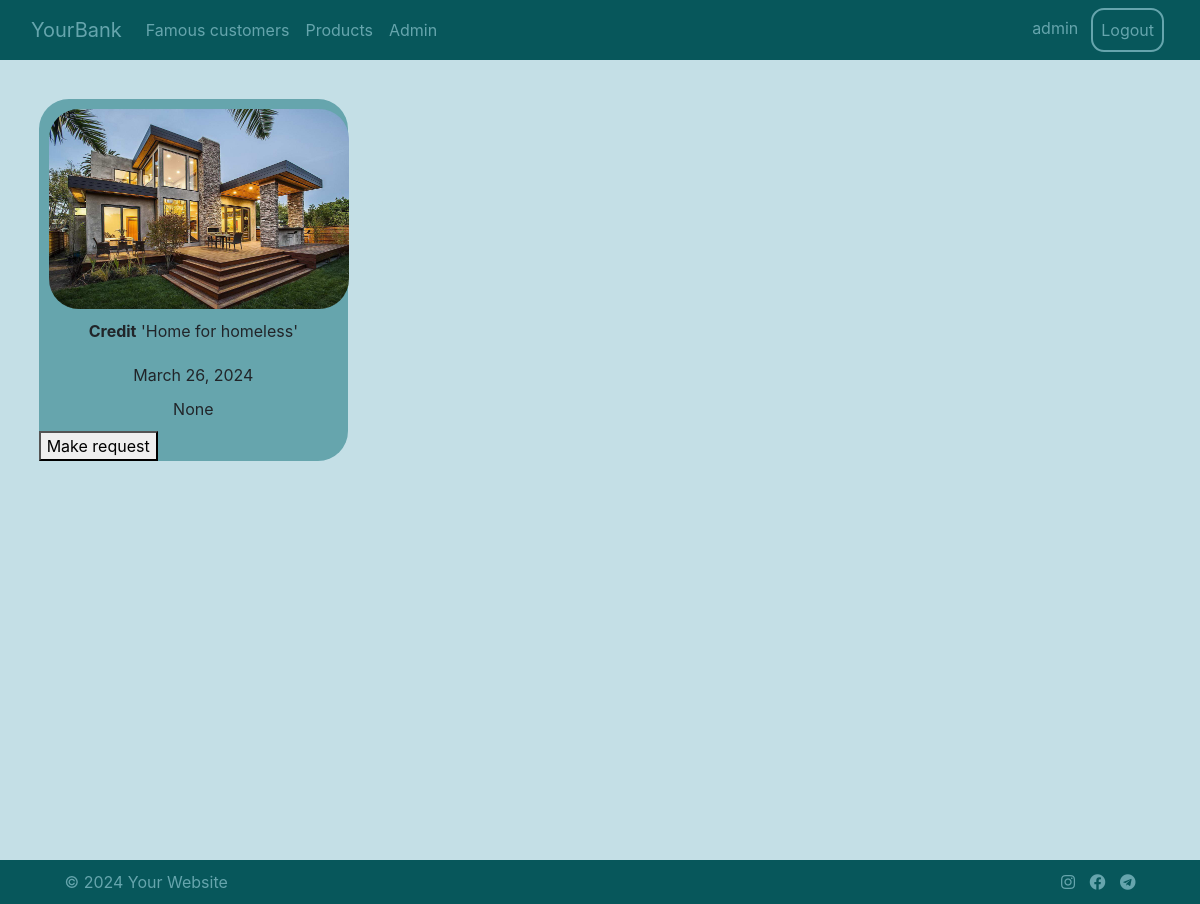
/products/1/ (signed in), run on the app's committed database.
### web_bank/models.py (models this page shows)
class Product(models.Model):
    product_name = models.CharField(
        max_length=50,
        verbose_name='product_name',
        blank=False,
        null=False
    )
    cred_type = models.CharField(
        max_length=50,
        verbose_name='type',
        blank=False,
        null=False
    )
    clients = models.ManyToManyField(
        'Client',
        verbose_name='clients',
        blank=True
    )
    description = models.TextField(
        blank=True,
        null=True
    )
    start_date = models.DateField(
        verbose_name='start_date',
        validators=[MaxValueValidator(datetime.date.today())]
    )
    end_date = models.DateField(
        verbose_name='end_date',
        validators=[MinValueValidator(datetime.date.today())],
        blank=True,
        null=True
    )
    image = models.ImageField(
        upload_to='photos/',
        blank=True,
        verbose_name="Product image"
    )
    class Meta:
        indexes = [models.Index(fields=['product_name'])]
        verbose_name = 'Product'
        verbose_name_plural = 'Products'
        ordering = ['product_name']

### web_bank/views.py (the view)
# urls.py: path('products/', products, name='products', kwargs={'id': 0}),
def products(r, id):
    if id:
        product = Product.objects.get(id=id)
        return render(r, 'product.html', {'product': product})
    products = Product.objects.all()
    paginator = Paginator(products, 6)
    page_num = r.GET.get('page')
    page_obj = paginator.get_page(page_num)
    return render(r, 'products.html', {'products': products, 'page_obj': page_obj})

### templates/product.html
{% extends 'base.html' %}
{% block content %}
<div class="product-container">
    <div class="product-item-container">
        <div class="custom-div-img">
            <img class="img-radius" src="{{ product.image.url }}" alt="img" height="200" width="300">
        </div>
        <div class="custom-div"><b>{{ product.cred_type }}</b> '{{ product.product_name }}'</div>
        <div class="custom-div">{{ product.description }}</div>
        <div class="custom-div">{{ product.start_date }}</div>
        <div class="custom-div">{{ product.end_date }}</div>
        <button type="button">Make request</button>
    </div>
</div>
{% endblock %}

### templates/header.html (shortened to what this page needs)
<nav class="navbar navbar-expand-lg">
    <div class="container-fluid">
        <a class="navbar-brand nav-text-color" href="{% url 'index' %}">YourBank</a>
        <div class="collapse navbar-collapse" id="navbarSupportedContent">
            <ul class="navbar-nav me-auto mb-2 mb-lg-0">
                <li class="nav-item">
                    <a class="nav-link nav-text-color" href="{% url 'clients' %}">Famous customers</a>
                </li>
                <li class="nav-item">
                    <a class="nav-link nav-text-color" href="{% url 'products' %}">Products</a>
                </li>
                    {% if request.user.is_superuser %}
                        <li class="nav-item">
                            <a class="nav-link nav-text-color" href="/admin/">Admin</a>
                        </li>
                    {% endif %}
            </ul>
            <ul class="navbar-nav ml-auto mb-2 mb-lg-0">
                {% if request.user.is_authenticated  %}
                    <li class="nav-item nav-text-color li-reg p-2">{{ user.username }}</li>
                    <li class="nav-item">
                        <a class="nav-link nav-text-color reg-btn li-reg" href="{% url 'logout' %}">Logout</a>
                    </li>
                {% endif %}
            </ul>
        </div>
    </div>
</nav>

### static/css/styles.css (style rules this page uses)
* { margin: 0px }
.nav-text-color { color: #66A5AD; }
.li-reg { margin-right: 5px; }
.reg-btn { border: 2px solid #66A5AD; border-radius: 13px; }
.body-color { background-color: #C4DFE6; }
.custom-div { padding: 10px; padding-top: 0px; text-align: center; }
.custom-div-img { padding: 10px; text-align: center; }
.product-container { display: grid; grid-template-columns: repeat(3, 1fr); grid-gap: 20px; }
.product-item-container { background-color: #66A5AD; border 1px solid: #66A5AD; border-radius: 30px; margin: 10% 10%; }
.img-radius { border-radius: 30px; }

### data on the page
Product: image (picture), cred_type "Credit", product_name "Home for homeless", start_date "March 26, 2024", end_date "None"

### other printed values
{{ user.username }} "admin"
